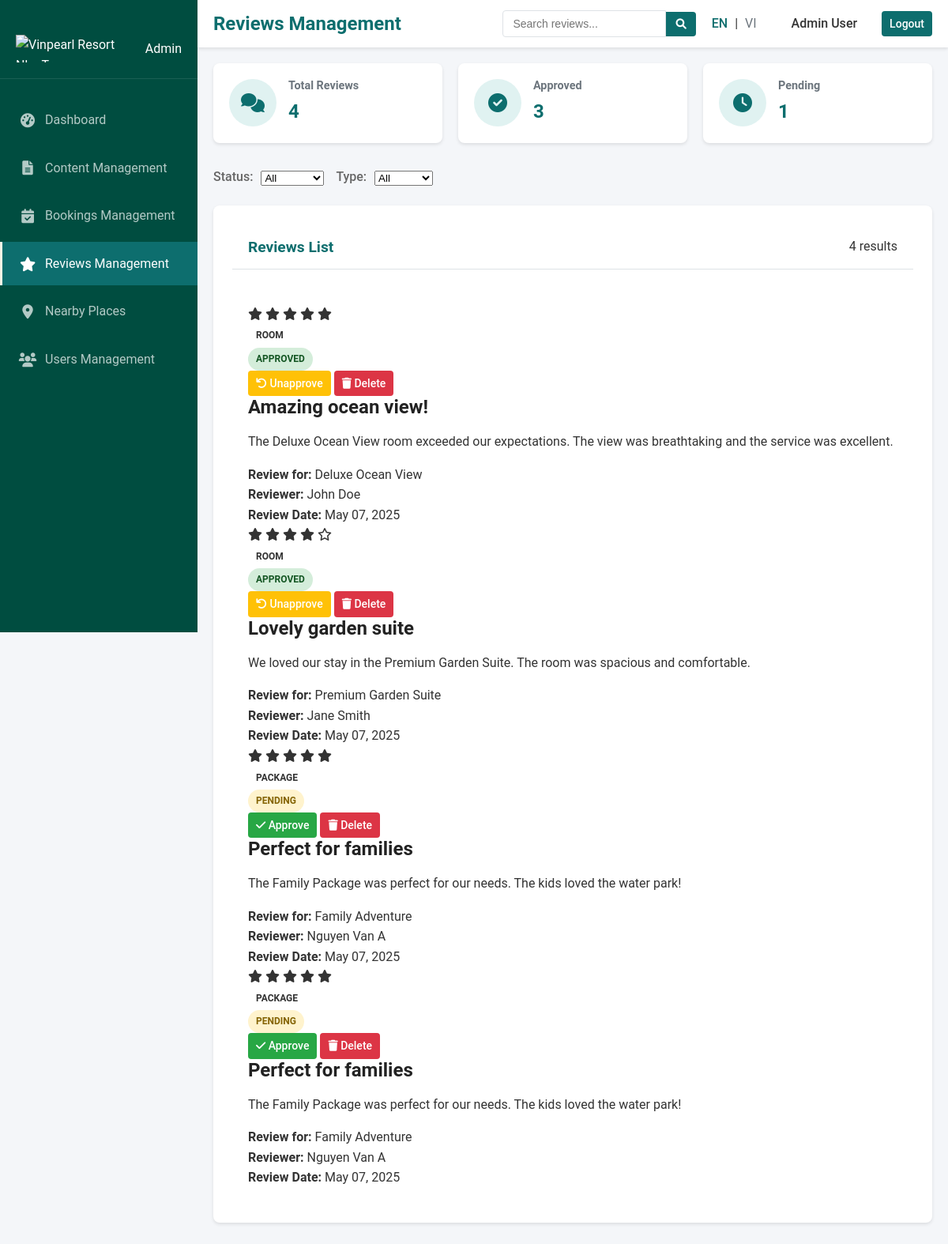
Screenshot of /admin/reviews.php (signed in) with the database file from the repository.
### tables this page shows
CREATE TABLE users (
  id INT PRIMARY KEY AUTO_INCREMENT,
  email VARCHAR(255) UNIQUE NOT NULL,
  password_hash VARCHAR(255) NOT NULL,
  full_name VARCHAR(255) NOT NULL,
  phone VARCHAR(20),
  is_admin BOOLEAN DEFAULT false,
  created_at TIMESTAMP DEFAULT CURRENT_TIMESTAMP,
  last_login TIMESTAMP NULL
);

CREATE TABLE reviews (
  id INT PRIMARY KEY AUTO_INCREMENT,
  user_id INT NOT NULL,
  title_en VARCHAR(255) NOT NULL,
  title_vi VARCHAR(255) NOT NULL,
  content_en TEXT NOT NULL,
  content_vi TEXT NOT NULL,
  rating INT NOT NULL CHECK (rating BETWEEN 1 AND 5),
  type ENUM('room', 'package', 'tour') NOT NULL,
  item_id INT NOT NULL,  
  is_approved BOOLEAN DEFAULT false,
  is_hidden BOOLEAN DEFAULT false,
  created_at TIMESTAMP DEFAULT CURRENT_TIMESTAMP,
  FOREIGN KEY (user_id) REFERENCES users(id) ON DELETE CASCADE
);

### admin/reviews.php (the view, shortened to what the rows shown need)
<?php
require_once '../includes/auth.php';
require_once '../includes/functions.php';
$language = isset($_GET['lang']) && $_GET['lang'] === 'vi' ? 'vi' : 'en';
$page = isset($_GET['page']) ? (int)$_GET['page'] : 1;
$per_page = 10;
$offset = ($page - 1) * $per_page;
$conn = connectDatabase();
$query = "
    SELECT r.*,
           u.full_name as user_name,
           CASE
               WHEN r.type = 'room' THEN (SELECT CONCAT(name_en, '|', name_vi) FROM rooms WHERE id = r.item_id)
               WHEN r.type = 'package' THEN (SELECT CONCAT(name_en, '|', name_vi) FROM packages WHERE id = r.item_id)
               WHEN r.type = 'tour' THEN (SELECT CONCAT(name_en, '|', name_vi) FROM tours WHERE id = r.item_id)
           END as item_name
    FROM reviews r
    JOIN users u ON r.user_id = u.id
    WHERE 1=1
";
$params = [];
$param_types = '';
$query .= " ORDER BY r.created_at DESC LIMIT ?, ?";
$param_types .= 'ii';
$params[] = $offset;
$params[] = $per_page;
$stmt = $conn->prepare($query);
if (!empty($params)) {
    $bind_params = array($param_types);
    foreach ($params as $key => $value) {
        $bind_params[] = &$params[$key];
    }
    call_user_func_array(array($stmt, 'bind_param'), $bind_params);
}
$stmt->execute();
$reviews = $stmt->get_result()->fetch_all(MYSQLI_ASSOC);
$typeLabels = [
    'room' => $language === 'vi' ? 'Phòng' : 'Room',
    'package' => $language === 'vi' ? 'Gói dịch vụ' : 'Package',
    'tour' => $language === 'vi' ? 'Tour' : 'Tour'
];
$pageTitle = $language === 'vi' ? 'Quản lý đánh giá' : 'Reviews Management';
?>
<!DOCTYPE html>
<html lang="<?php echo $language; ?>">
<head>
    <link rel="stylesheet" href="../assets/css/style.css">
    <link rel="stylesheet" href="assets/css/admin.css">
    <link rel="stylesheet" href="https://cdnjs.cloudflare.com/ajax/libs/font-awesome/6.0.0/css/all.min.css">
</head>
<body class="admin-page">
    <div class="admin-layout">
        <div class="admin-content">
            <header class="admin-header">
                <div class="admin-header-title">
                    <h1><?php echo $pageTitle; ?></h1>
                </div>
                <div class="admin-user">
                    <div class="search-bar">
                        <form action="reviews.php" method="GET" class="d-flex align-center">
                        </form>
                    </div>
                    <div class="language-selector">
                        <a href="?<?php echo http_build_query(array_merge($_GET, ['lang' => 'en'])); ?>" <?php echo $language === 'en' ? 'class="active"' : ''; ?>>EN</a> |
                        <a href="?<?php echo http_build_query(array_merge($_GET, ['lang' => 'vi'])); ?>" <?php echo $language === 'vi' ? 'class="active"' : ''; ?>>VI</a>
                    </div>
                    <div class="admin-user-name">
                        <?php
                        $currentUser = getCurrentUser();
                        echo htmlspecialchars($currentUser['full_name']);
                        ?>
                    </div>
                    <a href="../logout.php" class="btn btn-sm"><?php echo $language === 'vi' ? 'Đăng xuất' : 'Logout'; ?></a>
                </div>
            </header>
            <main class="admin-main">
                <div class="admin-card">
                    <div class="admin-card-header">
                        <h2><?php echo $language === 'vi' ? 'Danh sách đánh giá' : 'Reviews List'; ?></h2>
                    </div>
                    <div class="admin-card-body">
                        <?php if (empty($reviews)): ?>
                            <div class="empty-state">
                                <i class="fas fa-comments"></i>
                                <h3><?php echo $language === 'vi' ? 'Không có đánh giá nào' : 'No reviews found'; ?></h3>
                                <p><?php echo $language === 'vi' ? 'Không tìm thấy đánh giá nào phù hợp với tiêu chí tìm kiếm.' : 'No reviews matching your search criteria were found.'; ?></p>
                            </div>
                        <?php else: ?>
                            <div class="reviews-list">
                                <?php foreach ($reviews as $review): ?>
                                    <div class="review-item <?php echo $review['is_approved'] ? 'approved' : 'pending'; ?>">
                                        <div class="review-header">
                                            <div class="review-meta">
                                                <div class="review-rating">
                                                    <?php for($i = 1; $i <= 5; $i++): ?>
                                                        <?php if($i <= $review['rating']): ?>
                                                            <i class="fas fa-star"></i>
                                                        <?php else: ?>
                                                            <i class="far fa-star"></i>
                                                        <?php endif; ?>
                                                    <?php endfor; ?>
                                                </div>
                                                <div class="review-type">
                                                    <span class="badge"><?php echo $typeLabels[$review['type']]; ?></span>
                                                </div>
                                                <div class="review-status">
                                                    <?php if($review['is_approved']): ?>
                                                        <span class="badge badge-confirmed"><?php echo $language === 'vi' ? 'Đã duyệt' : 'Approved'; ?></span>
                                                    <?php else: ?>
                                                        <span class="badge badge-pending"><?php echo $language === 'vi' ? 'Chờ duyệt' : 'Pending'; ?></span>
                                                    <?php endif; ?>
                                                </div>
                                            </div>
                                            <div class="review-actions">
                                                <?php if(!$review['is_approved']): ?>
                                                    <a href="process-review.php?action=approve&id=<?php echo $review['id']; ?><?php echo $language === 'vi' ? '&lang=vi' : ''; ?>" class="btn btn-sm btn-success">
                                                        <i class="fas fa-check"></i> <?php echo $language === 'vi' ? 'Duyệt' : 'Approve'; ?>
                                                    </a>
                                                <?php else: ?>
                                                    <a href="process-review.php?action=unapprove&id=<?php echo $review['id']; ?><?php echo $language === 'vi' ? '&lang=vi' : ''; ?>" class="btn btn-sm btn-warning">
                                                        <i class="fas fa-undo"></i> <?php echo $language === 'vi' ? 'Hủy duyệt' : 'Unapprove'; ?>
                                                    </a>
                                                <?php endif; ?>
                                                <a href="process-review.php?action=delete&id=<?php echo $review['id']; ?><?php echo $language === 'vi' ? '&lang=vi' : ''; ?>" class="btn btn-sm btn-danger delete-btn">
                                                    <i class="fas fa-trash"></i> <?php echo $language === 'vi' ? 'Xóa' : 'Delete'; ?>
                                                </a>
                                            </div>
                                        </div>
                                        <div class="review-content">
                                            <h3><?php echo htmlspecialchars($review[$language === 'vi' ? 'title_vi' : 'title_en']); ?></h3>
                                            <p class="review-text"><?php echo nl2br(htmlspecialchars($review[$language === 'vi' ? 'content_vi' : 'content_en'])); ?></p>
                                        </div>
                                        <div class="review-footer">
                                            <div class="review-item-info">
                                                <strong><?php echo $language === 'vi' ? 'Đánh giá cho' : 'Review for'; ?>:</strong>
                                                <?php echo htmlspecialchars($review[$language === 'vi' ? 'item_name_vi' : 'item_name_en']); ?>
                                            </div>
                                            <div class="review-user-info">
                                                <strong><?php echo $language === 'vi' ? 'Người đánh giá' : 'Reviewer'; ?>:</strong>
                                                <?php echo htmlspecialchars($review['user_name']); ?>
                                            </div>
                                            <div class="review-date">
                                                <strong><?php echo $language === 'vi' ? 'Ngày đánh giá' : 'Review Date'; ?>:</strong>
                                                <?php echo formatDate($review['created_at'], 'M d, Y'); ?>
                                            </div>
                                        </div>
                                    </div>
                                <?php endforeach; ?>
                            </div>
                        <?php endif; ?>
                    </div>
                </div>
            </main>
        </div>
    </div>
</body>
</html>

### rows the page displays
users: full_name "Admin User"
reviews: rating 5 (drawn), type "ROOM", is_approved "APPROVED", shows "Unapprove", title_en "Amazing ocean view!", content_en "The Deluxe Ocean View room exceeded our expectations. The view was breathtaking and the service was excellent.", language "Deluxe Ocean View", user.full_name "John Doe", created_at "May 07, 2025"
reviews: rating 4 (drawn), type "ROOM", is_approved "APPROVED", shows "Unapprove", title_en "Lovely garden suite", content_en "We loved our stay in the Premium Garden Suite. The room was spacious and comfortable.", language "Premium Garden Suite", user.full_name "Jane Smith", created_at "May 07, 2025"
reviews: type "PACKAGE", is_approved "PENDING", shows "Approve", title_en "Perfect for families", content_en "The Family Package was perfect for our needs. The kids loved the water park!", language "Family Adventure", user.full_name "Nguyen Van A", created_at "May 07, 2025"

### other values shown
$pageTitle "Reviews Management"
$stats['total'] "4"
$stats['approved'] "3"
$stats['pending'] "1"
$total_count "4"
